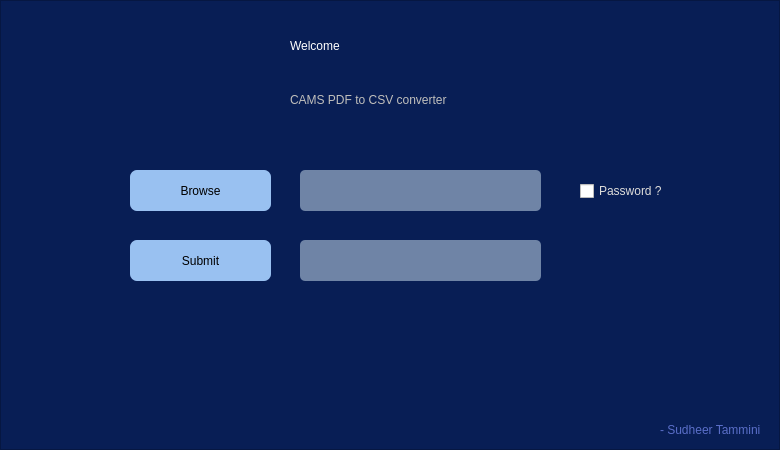
<?xml version="1.0" encoding="UTF-8"?>
<ui version="4.0">
 <class>Form</class>
 <widget class="QWidget" name="Form">
  <property name="geometry">
   <rect>
    <x>0</x>
    <y>0</y>
    <width>780</width>
    <height>450</height>
   </rect>
  </property>
  <property name="minimumSize">
   <size>
    <width>780</width>
    <height>450</height>
   </size>
  </property>
  <property name="maximumSize">
   <size>
    <width>780</width>
    <height>450</height>
   </size>
  </property>
  <property name="windowTitle">
   <string>Form</string>
  </property>
  <widget class="QFrame" name="frm_main">
   <property name="geometry">
    <rect>
     <x>0</x>
     <y>0</y>
     <width>780</width>
     <height>450</height>
    </rect>
   </property>
   <property name="minimumSize">
    <size>
     <width>780</width>
     <height>450</height>
    </size>
   </property>
   <property name="maximumSize">
    <size>
     <width>780</width>
     <height>450</height>
    </size>
   </property>
   <property name="styleSheet">
    <string notr="true">QFrame#frm_main{
background-color: #081E55;}
</string>
   </property>
   <property name="frameShape">
    <enum>QFrame::StyledPanel</enum>
   </property>
   <property name="frameShadow">
    <enum>QFrame::Raised</enum>
   </property>
   <widget class="QLabel" name="label">
    <property name="geometry">
     <rect>
      <x>290</x>
      <y>20</y>
      <width>201</width>
      <height>51</height>
     </rect>
    </property>
    <property name="styleSheet">
     <string notr="true">font: 400 36pt &quot;Fira Sans&quot;;
color: rgb(255, 255, 255);
</string>
    </property>
    <property name="text">
     <string>Welcome</string>
    </property>
    <property name="indent">
     <number>0</number>
    </property>
   </widget>
   <widget class="QLabel" name="label_2">
    <property name="geometry">
     <rect>
      <x>290</x>
      <y>90</y>
      <width>211</width>
      <height>20</height>
     </rect>
    </property>
    <property name="styleSheet">
     <string notr="true">font: 300 13pt &quot;Fira Sans&quot;;
color: rgb(192, 191, 188);
</string>
    </property>
    <property name="text">
     <string>CAMS PDF to CSV converter</string>
    </property>
   </widget>
   <widget class="QPushButton" name="btn_submit">
    <property name="geometry">
     <rect>
      <x>130</x>
      <y>240</y>
      <width>141</width>
      <height>41</height>
     </rect>
    </property>
    <property name="cursor">
     <cursorShape>PointingHandCursor</cursorShape>
    </property>
    <property name="styleSheet">
     <string notr="true">border-radius: 7px;
color: rgb(0, 0, 0);
font: 300 13pt &quot;Fira Sans&quot;;
background-color: rgb(153, 193, 241);</string>
    </property>
    <property name="text">
     <string>Submit</string>
    </property>
    <property name="flat">
     <bool>true</bool>
    </property>
   </widget>
   <widget class="QLabel" name="lbl_message">
    <property name="geometry">
     <rect>
      <x>240</x>
      <y>330</y>
      <width>351</width>
      <height>31</height>
     </rect>
    </property>
    <property name="styleSheet">
     <string notr="true">font: 300 10pt &quot;Fira Sans&quot;;
color: rgb(255, 255, 255);</string>
    </property>
    <property name="text">
     <string/>
    </property>
    <property name="alignment">
     <set>Qt::AlignCenter</set>
    </property>
   </widget>
   <widget class="QPushButton" name="btn_browse">
    <property name="geometry">
     <rect>
      <x>130</x>
      <y>170</y>
      <width>141</width>
      <height>41</height>
     </rect>
    </property>
    <property name="cursor">
     <cursorShape>PointingHandCursor</cursorShape>
    </property>
    <property name="focusPolicy">
     <enum>Qt::StrongFocus</enum>
    </property>
    <property name="toolTip">
     <string notr="true"/>
    </property>
    <property name="toolTipDuration">
     <number>-1</number>
    </property>
    <property name="styleSheet">
     <string notr="true">border-radius: 7px;
color: rgb(0, 0, 0);
font: 300 13pt &quot;Fira Sans&quot;;
background-color: rgb(153, 193, 241);</string>
    </property>
    <property name="text">
     <string>Browse</string>
    </property>
    <property name="checkable">
     <bool>false</bool>
    </property>
    <property name="flat">
     <bool>true</bool>
    </property>
   </widget>
   <widget class="QCheckBox" name="chk_password">
    <property name="geometry">
     <rect>
      <x>580</x>
      <y>180</y>
      <width>101</width>
      <height>22</height>
     </rect>
    </property>
    <property name="cursor">
     <cursorShape>PointingHandCursor</cursorShape>
    </property>
    <property name="styleSheet">
     <string notr="true">font: 300 12pt &quot;Fira Sans&quot;;
color: rgb(222, 221, 218);</string>
    </property>
    <property name="text">
     <string>Password ?</string>
    </property>
   </widget>
   <widget class="QLabel" name="lbl_path">
    <property name="geometry">
     <rect>
      <x>300</x>
      <y>170</y>
      <width>241</width>
      <height>41</height>
     </rect>
    </property>
    <property name="font">
     <font>
      <family>Fira Sans</family>
      <pointsize>10</pointsize>
      <italic>false</italic>
      <bold>false</bold>
     </font>
    </property>
    <property name="styleSheet">
     <string notr="true">background-color: #6f84a6;
color: rgb(0, 0, 0);
border-radius: 5px;
font: 300 10pt &quot;Fira Sans&quot;;</string>
    </property>
    <property name="text">
     <string/>
    </property>
   </widget>
   <widget class="QLineEdit" name="le_pwd">
    <property name="geometry">
     <rect>
      <x>300</x>
      <y>240</y>
      <width>241</width>
      <height>41</height>
     </rect>
    </property>
    <property name="styleSheet">
     <string notr="true">background-color: #6f84a6;
color: #FFFFFF;
border-radius: 5px;
font: 350 10pt &quot;Fira Sans&quot;;</string>
    </property>
    <property name="inputMask">
     <string/>
    </property>
    <property name="alignment">
     <set>Qt::AlignCenter</set>
    </property>
    <property name="placeholderText">
     <string/>
    </property>
   </widget>
   <widget class="QLabel" name="label_3">
    <property name="geometry">
     <rect>
      <x>660</x>
      <y>420</y>
      <width>111</width>
      <height>20</height>
     </rect>
    </property>
    <property name="styleSheet">
     <string notr="true">color: rgb(90, 110, 200);</string>
    </property>
    <property name="text">
     <string>- Sudheer Tammini</string>
    </property>
   </widget>
  </widget>
 </widget>
 <resources/>
 <connections/>
</ui>
